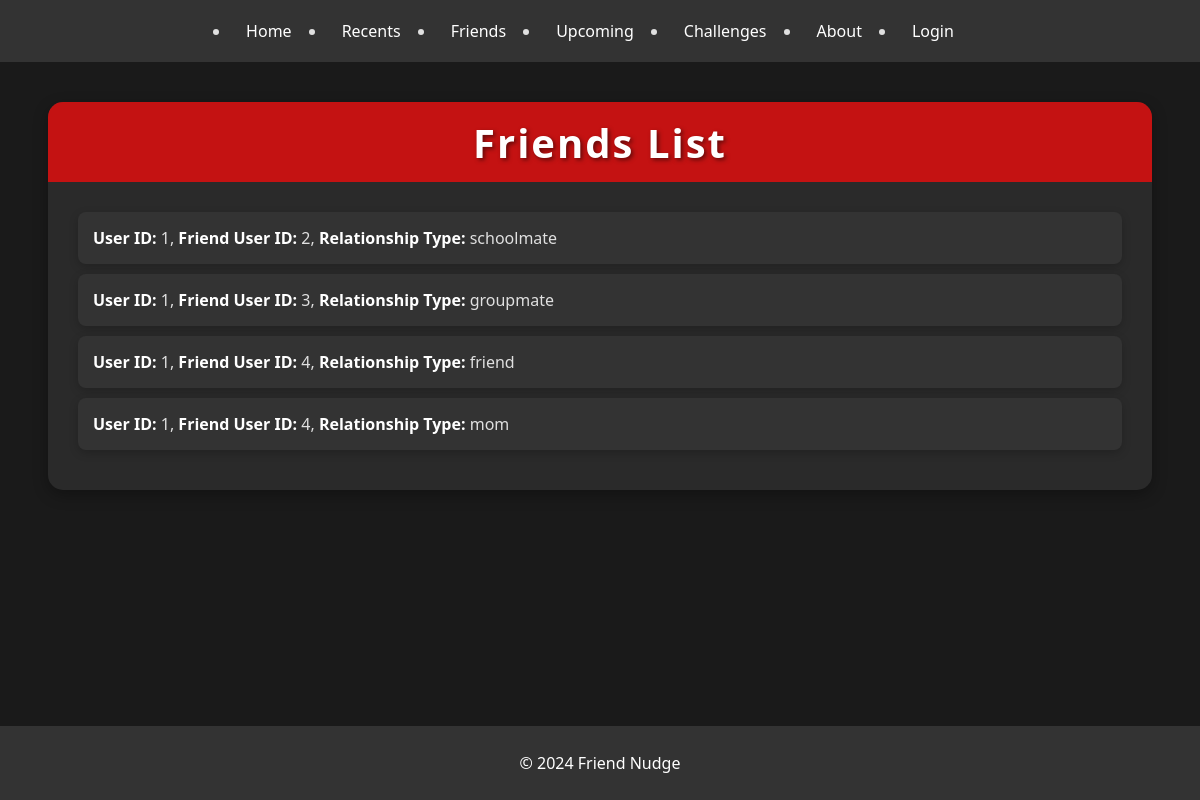
The page /display_friends?user_id=1 on the database as committed earlier.
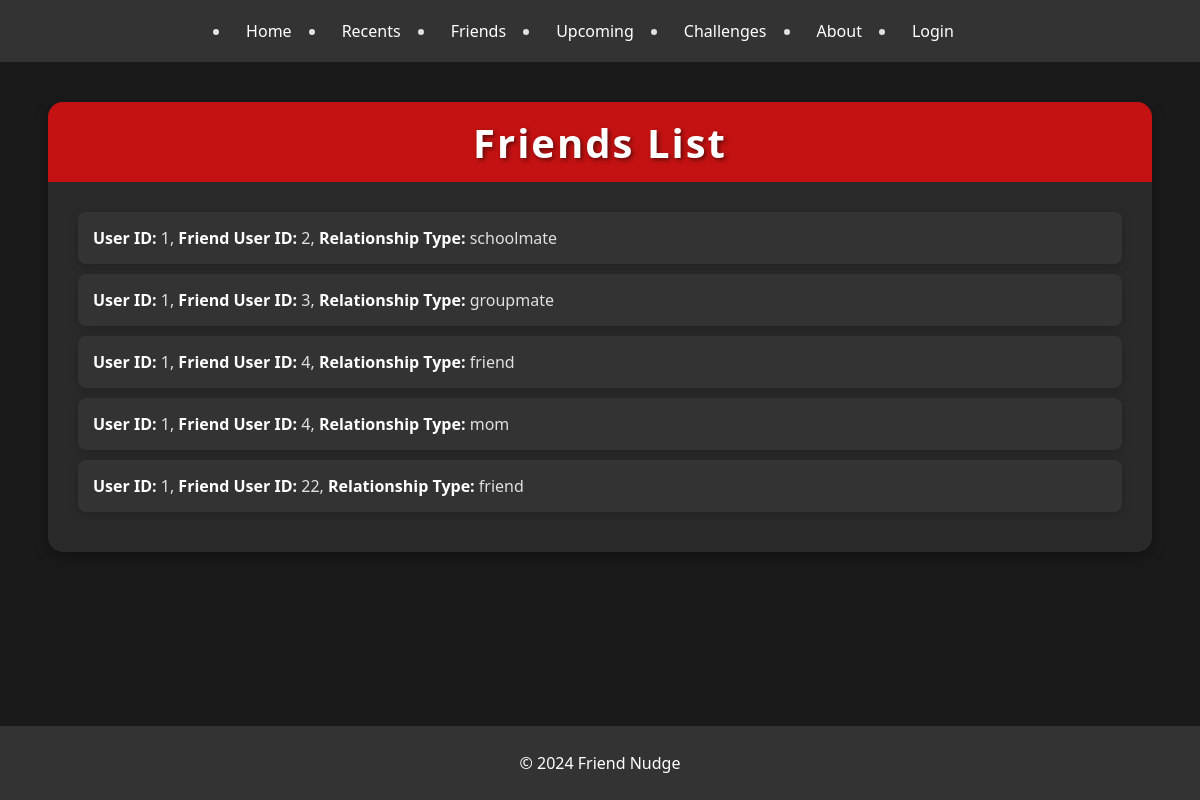
The same page on the database as committed later.
### tables this page shows
CREATE TABLE Friends (
        friend_id INTEGER PRIMARY KEY AUTOINCREMENT,
        user_id INTEGER NOT NULL,
        friend_user_id INTEGER NOT NULL,
        relationship_type TEXT NOT NULL,
        FOREIGN KEY (user_id) REFERENCES Users(user_id),
        FOREIGN KEY (friend_user_id) REFERENCES Users(user_id)
    );

### project.py (the view)
@app.route('/display_friends')
def display_friends():
    user_id = request.args.get('user_id')
    conn = get_database()
    cursor = conn.cursor()
    cursor.execute(
        'SELECT user_id, friend_user_id, relationship_type FROM friends WHERE user_id = ?', (user_id,))
    friends = cursor.fetchall()
    conn.close()
    return render_template('display_friends.html', friends=friends)

### prefix.py (called while the page is built)
    def __call__(self, environ, start_response):
        service_prefix = os.getenv('JUPYTERHUB_SERVICE_PREFIX', default=None)
        print (f"Service Prefix: {service_prefix}")
        if (service_prefix):
            environ['SCRIPT_NAME'] = service_prefix + "proxy/" + environ['SERVER_PORT']
            print(f"Setting SCRIPT_NAME to {environ['SCRIPT_NAME']}")
        return self.app(environ, start_response)

### project.py (called while the page is built)
def get_database():
    conn = sqlite3.connect(database)
    conn.row_factory = sqlite3.Row # gets us access to columns by name
    return conn

### templates/display_friends.html (shortened to what this page needs)
{% extends "full.html" %}
{% block extra_styles %}
    <link
        rel="stylesheet"
        href="{{ url_for('static', filename='css/friends.css') }}"
    />
{% endblock %}
{% block content %}
    <div class="friends-page" role="main">
        <h1>Friends List</h1>
        <ul class="friends-list">
            {% for friend in friends %}
            <li class="friend-item">
                <strong>User ID:</strong> {{ friend['user_id'] }},
                <strong>Friend User ID:</strong> {{ friend['friend_user_id'] }},
                <strong>Relationship Type:</strong> {{ friend['relationship_type'] }}
            </li>
            {% endfor %}
        </ul>
    </div>
{% endblock %}

### templates/full.html (shortened to what this page needs)
<!DOCTYPE html>
<html>
<head>
    <link rel="stylesheet" href="{{ url_for('static', filename='css/full.css') }}">
    {% block extra_styles %}{% endblock %}
</head>
<body>
    <header>
        <nav>
            <ul>
                <li><a href="{{ url_for('home') }}">Home</a></li>
                <li><a href="{{ url_for('recents') }}">Recents</a></li>
                <li><a href="{{ url_for('friends') }}">Friends</a></li>
                <li><a href="{{ url_for('upcoming') }}">Upcoming</a></li>
                <li><a href="{{ url_for('challenges') }}">Challenges</a></li>
                <li><a href="{{ url_for('about') }}">About</a></li>
                <li><a href="{{ url_for('login') }}">Login</a></li>
            </ul>
        </nav>
    </header>
    <main>
        {% block content %}{% endblock %}
    </main>
    <footer>
        <p>&copy; 2024 Friend Nudge</p>
    </footer>
</body>
</html>

### static/css/full.css (style rules this page uses)
html, body { height: 100%; margin: 0; }
body { display: flex; flex-direction: column; }
header { background-color: #333; padding: 10px 0; flex-shrink: 0; }
nav ul { display: flex; justify-content: center; background-color: #333; padding: 0; margin: 0; }
nav ul li { margin: 0 10px; }
nav ul li a { text-decoration: none; color: white; padding: 10px 15px; display: block; border-radius: 4px; transition: background-color 0.3s ease; }
main { flex: 1; padding: 20px; }
footer { background-color: #333; color: white; text-align: center; padding: 10px 0; flex-shrink: 0; }

### static/css/friends.css (style rules this page uses)
body { background-color: #1a1a1a; color: #e0e0e0; font-family: 'Segoe UI', Tahoma, Geneva, Verdana, sans-serif; margin: 0; padding: 0; min-height: 100vh; display: flex; flex-direction: column; }
.friends-page { width: 90%; max-width: 1200px; margin: 20px auto; padding: 30px; background-color: #2a2a2a; color: #e0e0e0; border-radius: 15px; box-shadow: 0 5px 15px rgba(0, 0, 0, 0.3); }
.friends-page h1 { height: 80px; display: flex; align-items: center; justify-content: center; color: #ffffff; background-color: rgba(235, 13, 13, 0.8); margin: -30px -30px 30px -30px; padding: 0 30px; border-radius: 15px 15px 0 0; font-size: 2.5em; letter-spacing: 2px; text-shadow: 2px 2px 4px rgba(0, 0, 0, 0.5); }
.friends-list { list-style-type: none; padding: 0; margin: 0; }
.friend-item { background-color: #333333; color: #e0e0e0; padding: 15px; margin-bottom: 10px; border-radius: 8px; box-shadow: 0 3px 10px rgba(0, 0, 0, 0.2); transition: transform 0.3s ease, box-shadow 0.3s ease; }
.friend-item strong { color: #ffffff; }

Rows that differ between the two databases and show on the page:
added Friends: user_id "1", friend_user_id "22", relationship_type "friend"
